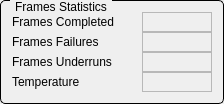
         <widget class="QGroupBox" name="groupBox_5">
          <property name="styleSheet">
           <string notr="true">QGroupBox {
    border: 1px solid black;
    border-radius: 5px;
    margin-top: 0.5em;
}

QGroupBox::title {
    subcontrol-origin: margin;
    left: 10px;
    padding: 0 3px 0 3px;
}</string>
          </property>
          <property name="title">
           <string>Frames Statistics</string>
          </property>
          <layout class="QGridLayout" name="gridLayout_4">
           <property name="spacing">
            <number>0</number>
           </property>
           <item row="0" column="0">
            <widget class="QLabel" name="label_13">
             <property name="sizePolicy">
              <sizepolicy hsizetype="MinimumExpanding" vsizetype="Fixed">
               <horstretch>0</horstretch>
               <verstretch>0</verstretch>
              </sizepolicy>
             </property>
             <property name="minimumSize">
              <size>
               <width>130</width>
               <height>20</height>
              </size>
             </property>
             <property name="maximumSize">
              <size>
               <width>16777215</width>
               <height>20</height>
              </size>
             </property>
             <property name="text">
              <string>Frames Completed</string>
             </property>
            </widget>
           </item>
           <item row="0" column="1">
            <widget class="QELabel" name="qelabel_22">
             <property name="sizePolicy">
              <sizepolicy hsizetype="MinimumExpanding" vsizetype="Fixed">
               <horstretch>0</horstretch>
               <verstretch>0</verstretch>
              </sizepolicy>
             </property>
             <property name="minimumSize">
              <size>
               <width>70</width>
               <height>20</height>
              </size>
             </property>
             <property name="maximumSize">
              <size>
               <width>16777215</width>
               <height>20</height>
              </size>
             </property>
             <property name="frameShape">
              <enum>QFrame::StyledPanel</enum>
             </property>
             <property name="variable" stdset="0">
              <string>$(group):ARFramesCompleted</string>
             </property>
            </widget>
           </item>
           <item row="1" column="0">
            <widget class="QLabel" name="label_14">
             <property name="sizePolicy">
              <sizepolicy hsizetype="MinimumExpanding" vsizetype="Fixed">
               <horstretch>0</horstretch>
               <verstretch>0</verstretch>
              </sizepolicy>
             </property>
             <property name="minimumSize">
              <size>
               <width>130</width>
               <height>20</height>
              </size>
             </property>
             <property name="maximumSize">
              <size>
               <width>16777215</width>
               <height>20</height>
              </size>
             </property>
             <property name="text">
              <string>Frames Failures</string>
             </property>
            </widget>
           </item>
           <item row="1" column="1">
            <widget class="QELabel" name="qelabel_23">
             <property name="sizePolicy">
              <sizepolicy hsizetype="MinimumExpanding" vsizetype="Fixed">
               <horstretch>0</horstretch>
               <verstretch>0</verstretch>
              </sizepolicy>
             </property>
             <property name="minimumSize">
              <size>
               <width>70</width>
               <height>20</height>
              </size>
             </property>
             <property name="maximumSize">
              <size>
               <width>16777215</width>
               <height>20</height>
              </size>
             </property>
             <property name="frameShape">
              <enum>QFrame::StyledPanel</enum>
             </property>
             <property name="variable" stdset="0">
              <string>$(group):ARFrameFailures</string>
             </property>
            </widget>
           </item>
           <item row="2" column="0">
            <widget class="QLabel" name="label_15">
             <property name="sizePolicy">
              <sizepolicy hsizetype="MinimumExpanding" vsizetype="Fixed">
               <horstretch>0</horstretch>
               <verstretch>0</verstretch>
              </sizepolicy>
             </property>
             <property name="minimumSize">
              <size>
               <width>130</width>
               <height>20</height>
              </size>
             </property>
             <property name="maximumSize">
              <size>
               <width>16777215</width>
               <height>20</height>
              </size>
             </property>
             <property name="text">
              <string>Frames Underruns</string>
             </property>
            </widget>
           </item>
           <item row="2" column="1">
            <widget class="QELabel" name="qelabel_24">
             <property name="sizePolicy">
              <sizepolicy hsizetype="MinimumExpanding" vsizetype="Fixed">
               <horstretch>0</horstretch>
               <verstretch>0</verstretch>
              </sizepolicy>
             </property>
             <property name="minimumSize">
              <size>
               <width>70</width>
               <height>20</height>
              </size>
             </property>
             <property name="maximumSize">
              <size>
               <width>16777215</width>
               <height>20</height>
              </size>
             </property>
             <property name="frameShape">
              <enum>QFrame::StyledPanel</enum>
             </property>
             <property name="variable" stdset="0">
              <string>$(group):ARFrameUnderruns</string>
             </property>
            </widget>
           </item>
           <item row="3" column="0">
            <widget class="QLabel" name="label_16">
             <property name="sizePolicy">
              <sizepolicy hsizetype="MinimumExpanding" vsizetype="Fixed">
               <horstretch>0</horstretch>
               <verstretch>0</verstretch>
              </sizepolicy>
             </property>
             <property name="minimumSize">
              <size>
               <width>130</width>
               <height>20</height>
              </size>
             </property>
             <property name="maximumSize">
              <size>
               <width>16777215</width>
               <height>20</height>
              </size>
             </property>
             <property name="text">
              <string>Temperature</string>
             </property>
            </widget>
           </item>
           <item row="3" column="1">
            <widget class="QELabel" name="qelabel_25">
             <property name="sizePolicy">
              <sizepolicy hsizetype="MinimumExpanding" vsizetype="Fixed">
               <horstretch>0</horstretch>
               <verstretch>0</verstretch>
              </sizepolicy>
             </property>
             <property name="minimumSize">
              <size>
               <width>70</width>
               <height>20</height>
              </size>
             </property>
             <property name="maximumSize">
              <size>
               <width>16777215</width>
               <height>20</height>
              </size>
             </property>
             <property name="frameShape">
              <enum>QFrame::StyledPanel</enum>
             </property>
             <property name="variable" stdset="0">
              <string>$(group):TemperatureActual</string>
             </property>
            </widget>
           </item>
          </layout>
         </widget>
